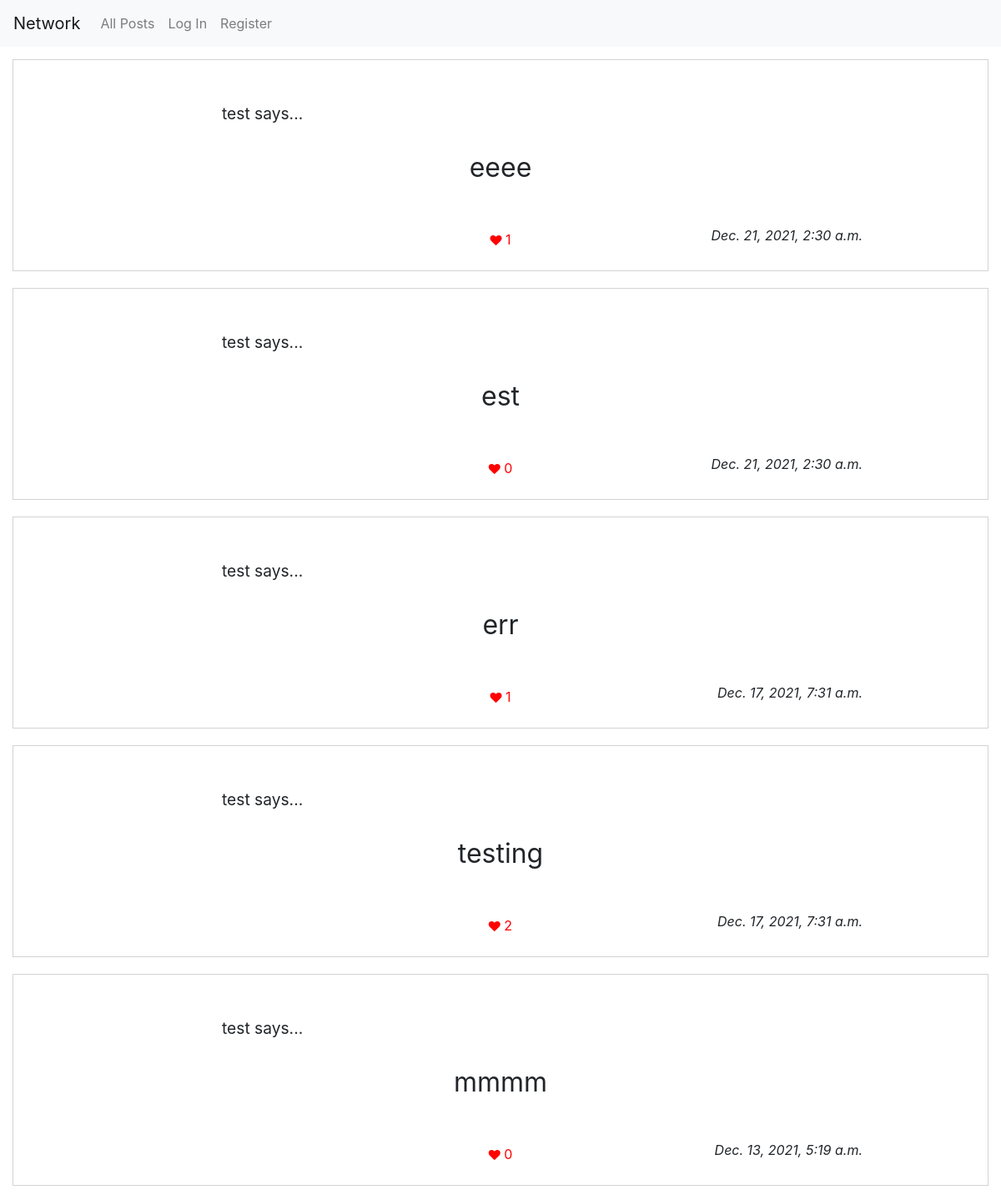
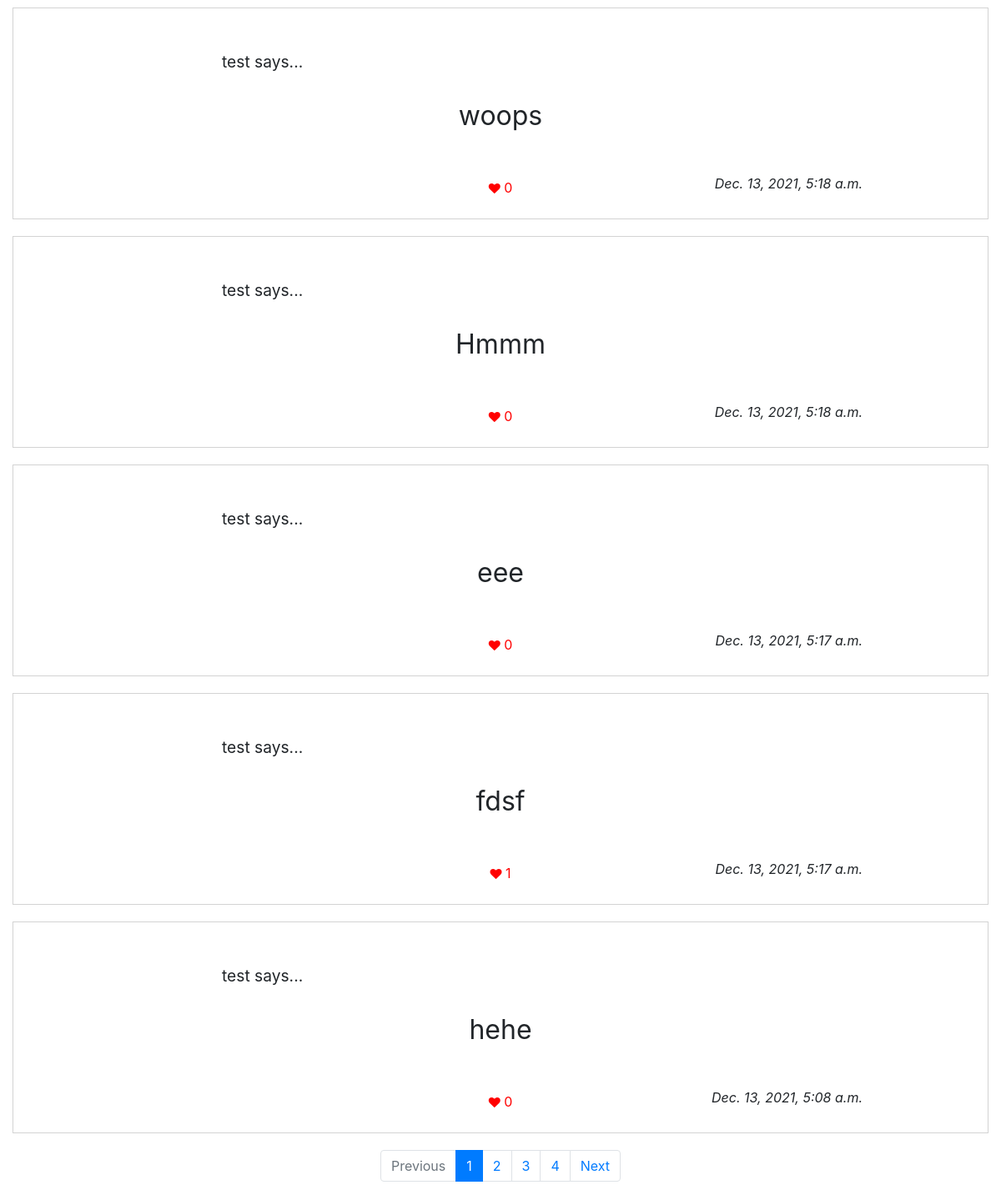
The page / on the database its author committed (2 pictures, top to bottom).
### network/models.py (models this page shows, shortened)
class Posts(models.Model):
    user = models.ForeignKey("User", on_delete=models.CASCADE)
    post = models.TextField(blank=False)
    timestamp = models.DateTimeField(auto_now_add=True)
    def like_count(self):
        return Likes.objects.filter(
            post=Posts(id=self.id)).count()

class User(AbstractUser):
    pass

### network/views.py (the view)
# urls.py: path("", views.index, name="index"),
@csrf_exempt
def index(request, following=None):
    posts = (Posts.objects.all().order_by("-timestamp"))
    if following:
        followed = Follow.objects.filter(follower=request.user.id).values_list('followee')
        posts = Posts.objects.filter(user__in=followed).order_by("-timestamp")
    paginator = Paginator(posts, 10)
    total_pages = paginator.num_pages
    page_number = request.GET.get('page')
    posts = paginator.get_page(page_number)
    lower_range = range(1, posts.number)
    upper_range = range(posts.number + 1, total_pages + 1)
    if total_pages == 1:
        lower_range = 1
    return render(request, "network/index.html", {'posts': posts, 'lower': lower_range, 'upper': upper_range})

### network/templates/network/index.html (shortened to what this page needs)
{% extends "network/layout.html" %}
{% load static %}
{% block body %}
<div id="posts-page">
    <div class="page center" id="posts-list">
        {% for post in posts %}
        <div class="post">
            <span class="post-author">{{post.user}} says...</span>
            <div class="post-content">{{post.post}}</div>
            <i class="fa fa-heart"></i>
            <span class="like-count" id="{{post.id}}">{{post.like_count}}</span>
            <span class="post-timestamp">
            {{post.timestamp}}
            </span>
        </div>
        {% empty %}
        <div class="empty">No posts to display.</div>
        {% endfor %}
        <nav aria-label="Page navigation example">
            {% if lower != 1 %}
            <ul class="pagination justify-content-center">
                {% if posts.has_previous %}
                    <li class="page-item"><a class="page-link" href="?page={{posts.previous_page_number}}">Previous</a></li>
                {% else %}
                    <li class="page-item disabled"><a class="page-link" href="#" tabindex="-1" aria-disabled="true">Previous</a></li>
                {% endif %}
                    <li class="page-item active"><a class="page-link" id="page{{page}}" href="?page={{page}}">{{posts.number}}</a></li>
                {% for page in upper %}
                    <li class="page-item"><a class="page-link" id="page{{page}}" href="?page={{page}}">{{page}}</a></li>
                {% endfor %}
                {% if posts.has_next %}
                    <li class="page-item"><a class="page-link" href="?page={{posts.next_page_number}}">Next</a></li>
                {% else %}
                    <li class="page-item disabled"><a class="page-link" href="#" tabindex="-1" aria-disabled="true">Next</a></li>
                {% endif %}
            </ul>
            {% endif %}
          </nav>
    </div>
</div>
{% endblock %}

### network/static/network/styles.css (style rules this page uses)
.center { text-align: center; }
#posts-display, #posts-list { margin: 15px; }
.post { border:lightgray 1px solid; padding: 25px; margin-bottom: 20px; position: relative; }
.post-timestamp { position: absolute; right: 150px; bottom: 30px; font-style: italic; }
.post-author { padding-top: 20px; position: absolute; left: 250px; top: 30px; font-size: larger; }
.post-content { padding: 50px; font-size: xx-large; max-width: 65%; margin: auto; margin-top: 30px; text-align: center; }
.like-count { color:red; }
.fa-heart { font-size:14px; color:red; }

### rows shown on the page
Posts: user "test", post "eeee", like_count "1", timestamp "Dec. 21, 2021, 2:30 a.m."
Posts: user "test", post "est", like_count "0", timestamp "Dec. 21, 2021, 2:30 a.m."
Posts: user "test", post "err", like_count "1", timestamp "Dec. 17, 2021, 7:31 a.m."
Posts: user "test", post "testing", like_count "2", timestamp "Dec. 17, 2021, 7:31 a.m."
Posts: user "test", post "mmmm", like_count "0", timestamp "Dec. 13, 2021, 5:19 a.m."
Posts: user "test", post "woops", like_count "0", timestamp "Dec. 13, 2021, 5:18 a.m."
Posts: user "test", post "Hmmm", like_count "0", timestamp "Dec. 13, 2021, 5:18 a.m."
Posts: user "test", post "eee", like_count "0", timestamp "Dec. 13, 2021, 5:17 a.m."
Posts: user "test", post "fdsf", like_count "1", timestamp "Dec. 13, 2021, 5:17 a.m."
Posts: user "test", post "hehe", like_count "0", timestamp "Dec. 13, 2021, 5:08 a.m."

### other values the page prints
{{ posts.number }} "1"
{{ page }} "2" "3" "4"
